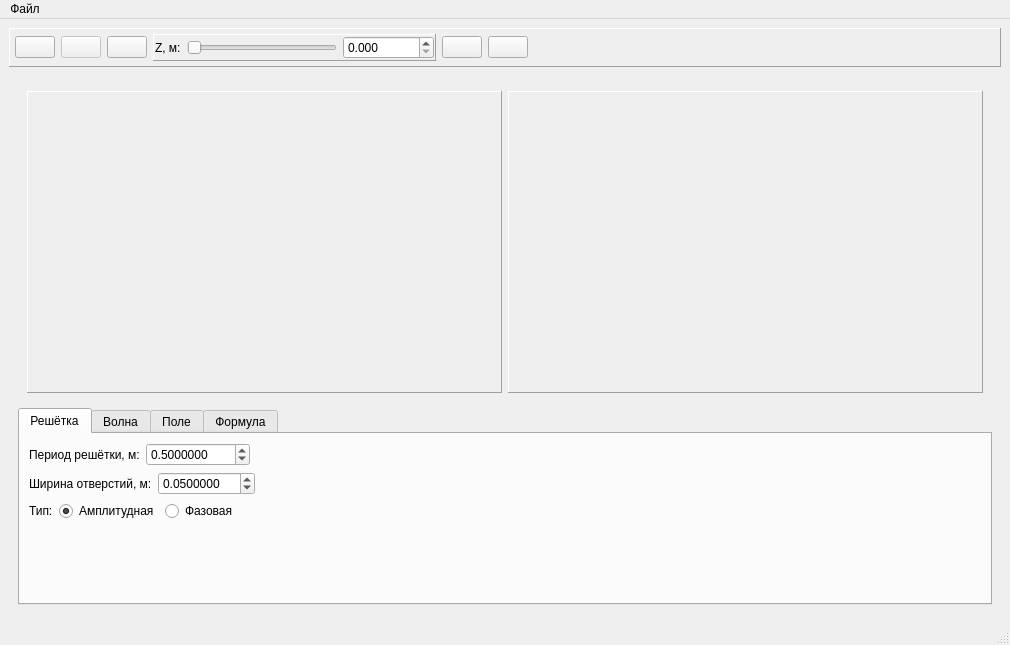
<?xml version="1.0" encoding="UTF-8"?>
<ui version="4.0">
 <class>MainWindowForm</class>
 <widget class="QMainWindow" name="MainWindowForm">
  <property name="geometry">
   <rect>
    <x>0</x>
    <y>0</y>
    <width>1010</width>
    <height>645</height>
   </rect>
  </property>
  <property name="windowTitle">
   <string>Эффект Тальбота</string>
  </property>
  <widget class="QWidget" name="centralwidget">
   <layout class="QVBoxLayout" name="verticalLayout">
    <item>
     <widget class="QFrame" name="viewMenuFrame">
      <property name="frameShape">
       <enum>QFrame::Panel</enum>
      </property>
      <property name="frameShadow">
       <enum>QFrame::Raised</enum>
      </property>
      <layout class="QHBoxLayout" name="viewMenuHL">
       <property name="leftMargin">
        <number>5</number>
       </property>
       <property name="topMargin">
        <number>5</number>
       </property>
       <property name="rightMargin">
        <number>6</number>
       </property>
       <property name="bottomMargin">
        <number>5</number>
       </property>
       <item>
        <widget class="QPushButton" name="playButton">
         <property name="toolTip">
          <string>Включить динамический режим обновления кадра</string>
         </property>
         <property name="text">
          <string/>
         </property>
         <property name="icon">
          <iconset resource="TalbotEffect.qrc">
           <normaloff>:/icons/res/icons/play.png</normaloff>:/icons/res/icons/play.png</iconset>
         </property>
         <property name="shortcut">
          <string>Ctrl+P</string>
         </property>
         <property name="checked">
          <bool>false</bool>
         </property>
        </widget>
       </item>
       <item>
        <widget class="QPushButton" name="stopButton">
         <property name="enabled">
          <bool>false</bool>
         </property>
         <property name="toolTip">
          <string>Остановить динамический режим обновления кадра</string>
         </property>
         <property name="text">
          <string/>
         </property>
         <property name="icon">
          <iconset resource="TalbotEffect.qrc">
           <normaloff>:/icons/res/icons/stop.png</normaloff>:/icons/res/icons/stop.png</iconset>
         </property>
         <property name="shortcut">
          <string>Ctrl+Shift+P</string>
         </property>
         <property name="checked">
          <bool>false</bool>
         </property>
        </widget>
       </item>
       <item>
        <widget class="QPushButton" name="frameButton">
         <property name="toolTip">
          <string>Обновить кадр</string>
         </property>
         <property name="text">
          <string/>
         </property>
         <property name="icon">
          <iconset resource="TalbotEffect.qrc">
           <normaloff>:/icons/res/icons/frame.png</normaloff>:/icons/res/icons/frame.png</iconset>
         </property>
         <property name="shortcut">
          <string>Ctrl+F</string>
         </property>
         <property name="autoRepeat">
          <bool>false</bool>
         </property>
        </widget>
       </item>
       <item>
        <widget class="QFrame" name="cutFrame">
         <property name="toolTip">
          <string>Задать расстояние от решётки для отображения вида спереди </string>
         </property>
         <property name="frameShape">
          <enum>QFrame::Panel</enum>
         </property>
         <property name="frameShadow">
          <enum>QFrame::Raised</enum>
         </property>
         <layout class="QHBoxLayout" name="horizontalLayout">
          <property name="leftMargin">
           <number>1</number>
          </property>
          <property name="topMargin">
           <number>1</number>
          </property>
          <property name="rightMargin">
           <number>1</number>
          </property>
          <property name="bottomMargin">
           <number>1</number>
          </property>
          <item>
           <widget class="QLabel" name="cutLabel">
            <property name="text">
             <string>Z, м:</string>
            </property>
           </widget>
          </item>
          <item>
           <widget class="QSlider" name="cutSlider">
            <property name="sizePolicy">
             <sizepolicy hsizetype="Fixed" vsizetype="Fixed">
              <horstretch>0</horstretch>
              <verstretch>0</verstretch>
             </sizepolicy>
            </property>
            <property name="minimumSize">
             <size>
              <width>150</width>
              <height>0</height>
             </size>
            </property>
            <property name="maximum">
             <number>1000</number>
            </property>
            <property name="orientation">
             <enum>Qt::Horizontal</enum>
            </property>
           </widget>
          </item>
          <item>
           <widget class="QDoubleSpinBox" name="cutDBox">
            <property name="decimals">
             <number>3</number>
            </property>
            <property name="minimum">
             <double>0.000000000000000</double>
            </property>
            <property name="maximum">
             <double>100000000.000000000000000</double>
            </property>
            <property name="singleStep">
             <double>100.000000000000000</double>
            </property>
           </widget>
          </item>
         </layout>
        </widget>
       </item>
       <item>
        <widget class="QPushButton" name="offsetButton">
         <property name="toolTip">
          <string>Задать сдвиг от начала координат</string>
         </property>
         <property name="text">
          <string/>
         </property>
         <property name="icon">
          <iconset resource="TalbotEffect.qrc">
           <normaloff>:/icons/res/icons/offset.png</normaloff>:/icons/res/icons/offset.png</iconset>
         </property>
        </widget>
       </item>
       <item>
        <widget class="QPushButton" name="axisButton">
         <property name="toolTip">
          <string>Задать приближение по осям</string>
         </property>
         <property name="text">
          <string/>
         </property>
         <property name="icon">
          <iconset resource="TalbotEffect.qrc">
           <normaloff>:/icons/res/icons/axis.png</normaloff>:/icons/res/icons/axis.png</iconset>
         </property>
        </widget>
       </item>
       <item>
        <spacer name="horizontalSpacer">
         <property name="orientation">
          <enum>Qt::Horizontal</enum>
         </property>
         <property name="sizeHint" stdset="0">
          <size>
           <width>40</width>
           <height>20</height>
          </size>
         </property>
        </spacer>
       </item>
      </layout>
     </widget>
    </item>
    <item>
     <widget class="QFrame" name="splitterPartFakeSplitter">
      <layout class="QVBoxLayout" name="splitterPartFakeSplitterVL">
       <item>
        <widget class="QFrame" name="viewAreaFakeSplitter">
         <layout class="QHBoxLayout" name="viewAreaFakeSplitterHL">
          <item>
           <widget class="QFrame" name="vViewArea">
            <property name="sizePolicy">
             <sizepolicy hsizetype="Expanding" vsizetype="Expanding">
              <horstretch>0</horstretch>
              <verstretch>0</verstretch>
             </sizepolicy>
            </property>
            <property name="frameShape">
             <enum>QFrame::Panel</enum>
            </property>
            <property name="frameShadow">
             <enum>QFrame::Raised</enum>
            </property>
            <layout class="QHBoxLayout" name="horizontalLayout_2"/>
           </widget>
          </item>
          <item>
           <widget class="QFrame" name="hViewArea">
            <property name="sizePolicy">
             <sizepolicy hsizetype="Expanding" vsizetype="Expanding">
              <horstretch>0</horstretch>
              <verstretch>0</verstretch>
             </sizepolicy>
            </property>
            <property name="frameShape">
             <enum>QFrame::Panel</enum>
            </property>
            <property name="frameShadow">
             <enum>QFrame::Raised</enum>
            </property>
            <layout class="QHBoxLayout" name="horizontalLayout_3"/>
           </widget>
          </item>
         </layout>
        </widget>
       </item>
       <item>
        <widget class="QTabWidget" name="physParsTW">
         <property name="sizePolicy">
          <sizepolicy hsizetype="Expanding" vsizetype="Minimum">
           <horstretch>0</horstretch>
           <verstretch>0</verstretch>
          </sizepolicy>
         </property>
         <property name="currentIndex">
          <number>0</number>
         </property>
         <widget class="QWidget" name="gridTab">
          <property name="layoutDirection">
           <enum>Qt::LeftToRight</enum>
          </property>
          <attribute name="title">
           <string>Решётка</string>
          </attribute>
          <layout class="QVBoxLayout" name="verticalLayout_2">
           <item>
            <layout class="QHBoxLayout" name="countLayout">
             <item>
              <widget class="QLabel" name="dLabel">
               <property name="text">
                <string>Период решётки, м:</string>
               </property>
              </widget>
             </item>
             <item>
              <widget class="QDoubleSpinBox" name="dDBox">
               <property name="decimals">
                <number>7</number>
               </property>
               <property name="maximum">
                <double>1000.000000000000000</double>
               </property>
               <property name="singleStep">
                <double>0.100000000000000</double>
               </property>
               <property name="value">
                <double>0.500000000000000</double>
               </property>
              </widget>
             </item>
             <item>
              <spacer name="horizontalSpacer_2">
               <property name="orientation">
                <enum>Qt::Horizontal</enum>
               </property>
               <property name="sizeHint" stdset="0">
                <size>
                 <width>40</width>
                 <height>20</height>
                </size>
               </property>
              </spacer>
             </item>
            </layout>
           </item>
           <item>
            <layout class="QHBoxLayout" name="widthLayout">
             <item>
              <widget class="QLabel" name="widthLabel">
               <property name="text">
                <string>Ширина отверстий, м:</string>
               </property>
              </widget>
             </item>
             <item>
              <widget class="QDoubleSpinBox" name="widthDBox">
               <property name="decimals">
                <number>7</number>
               </property>
               <property name="maximum">
                <double>100.000000000000000</double>
               </property>
               <property name="singleStep">
                <double>0.010000000000000</double>
               </property>
               <property name="value">
                <double>0.050000000000000</double>
               </property>
              </widget>
             </item>
             <item>
              <spacer name="horizontalSpacer_3">
               <property name="orientation">
                <enum>Qt::Horizontal</enum>
               </property>
               <property name="sizeHint" stdset="0">
                <size>
                 <width>40</width>
                 <height>20</height>
                </size>
               </property>
              </spacer>
             </item>
            </layout>
           </item>
           <item>
            <widget class="QFrame" name="typeFrame">
             <property name="frameShape">
              <enum>QFrame::NoFrame</enum>
             </property>
             <property name="frameShadow">
              <enum>QFrame::Raised</enum>
             </property>
             <layout class="QHBoxLayout" name="horizontalLayout_5">
              <property name="leftMargin">
               <number>0</number>
              </property>
              <property name="topMargin">
               <number>0</number>
              </property>
              <property name="rightMargin">
               <number>0</number>
              </property>
              <property name="bottomMargin">
               <number>0</number>
              </property>
              <item>
               <widget class="QLabel" name="typeLabel">
                <property name="text">
                 <string>Тип:</string>
                </property>
               </widget>
              </item>
              <item>
               <widget class="QRadioButton" name="amplRButton">
                <property name="text">
                 <string>Амплитудная</string>
                </property>
                <property name="checked">
                 <bool>true</bool>
                </property>
               </widget>
              </item>
              <item>
               <widget class="QRadioButton" name="phaseRButton">
                <property name="text">
                 <string>Фазовая</string>
                </property>
               </widget>
              </item>
              <item>
               <spacer name="horizontalSpacer_10">
                <property name="orientation">
                 <enum>Qt::Horizontal</enum>
                </property>
                <property name="sizeHint" stdset="0">
                 <size>
                  <width>40</width>
                  <height>20</height>
                 </size>
                </property>
               </spacer>
              </item>
             </layout>
            </widget>
           </item>
           <item>
            <spacer name="verticalSpacer">
             <property name="orientation">
              <enum>Qt::Vertical</enum>
             </property>
             <property name="sizeHint" stdset="0">
              <size>
               <width>20</width>
               <height>40</height>
              </size>
             </property>
            </spacer>
           </item>
          </layout>
         </widget>
         <widget class="QWidget" name="waveTab">
          <attribute name="title">
           <string>Волна</string>
          </attribute>
          <layout class="QVBoxLayout" name="verticalLayout_4">
           <item>
            <layout class="QHBoxLayout" name="lengthLayout">
             <item>
              <widget class="QLabel" name="lengrhLabel">
               <property name="text">
                <string>Длина волны, м:</string>
               </property>
              </widget>
             </item>
             <item>
              <widget class="QDoubleSpinBox" name="lengthDBox">
               <property name="decimals">
                <number>9</number>
               </property>
               <property name="maximum">
                <double>1000.000000000000000</double>
               </property>
               <property name="singleStep">
                <double>0.000001000000000</double>
               </property>
              </widget>
             </item>
             <item>
              <spacer name="horizontalSpacer_4">
               <property name="orientation">
                <enum>Qt::Horizontal</enum>
               </property>
               <property name="sizeHint" stdset="0">
                <size>
                 <width>40</width>
                 <height>20</height>
                </size>
               </property>
              </spacer>
             </item>
            </layout>
           </item>
           <item>
            <layout class="QHBoxLayout" name="colorLayout">
             <item>
              <widget class="QLabel" name="colorLabel">
               <property name="text">
                <string>Отображаемый цвет:</string>
               </property>
              </widget>
             </item>
             <item>
              <layout class="QVBoxLayout" name="colorPickLayout">
               <item>
                <layout class="QHBoxLayout" name="numLayout">
                 <item>
                  <widget class="QLabel" name="rLabel">
                   <property name="text">
                    <string>R:</string>
                   </property>
                  </widget>
                 </item>
                 <item>
                  <widget class="QSpinBox" name="redBox">
                   <property name="maximum">
                    <number>255</number>
                   </property>
                   <property name="value">
                    <number>255</number>
                   </property>
                  </widget>
                 </item>
                 <item>
                  <widget class="QLabel" name="gLabel">
                   <property name="text">
                    <string>G:</string>
                   </property>
                  </widget>
                 </item>
                 <item>
                  <widget class="QSpinBox" name="greenBox">
                   <property name="maximum">
                    <number>255</number>
                   </property>
                   <property name="value">
                    <number>255</number>
                   </property>
                  </widget>
                 </item>
                 <item>
                  <widget class="QLabel" name="bLabel">
                   <property name="text">
                    <string>B:</string>
                   </property>
                  </widget>
                 </item>
                 <item>
                  <widget class="QSpinBox" name="blueBox">
                   <property name="maximum">
                    <number>255</number>
                   </property>
                   <property name="value">
                    <number>255</number>
                   </property>
                  </widget>
                 </item>
                 <item>
                  <widget class="QFrame" name="colorViewFrame">
                   <property name="minimumSize">
                    <size>
                     <width>30</width>
                     <height>0</height>
                    </size>
                   </property>
                   <property name="toolTip">
                    <string>Итоговый цвет</string>
                   </property>
                   <property name="frameShape">
                    <enum>QFrame::Box</enum>
                   </property>
                   <property name="frameShadow">
                    <enum>QFrame::Raised</enum>
                   </property>
                  </widget>
                 </item>
                </layout>
               </item>
               <item>
                <widget class="QPushButton" name="pickButton">
                 <property name="text">
                  <string>Детальная настройка</string>
                 </property>
                </widget>
               </item>
              </layout>
             </item>
             <item>
              <spacer name="horizontalSpacer_5">
               <property name="orientation">
                <enum>Qt::Horizontal</enum>
               </property>
               <property name="sizeHint" stdset="0">
                <size>
                 <width>40</width>
                 <height>20</height>
                </size>
               </property>
              </spacer>
             </item>
            </layout>
           </item>
           <item>
            <widget class="QFrame" name="cFrame">
             <property name="frameShape">
              <enum>QFrame::NoFrame</enum>
             </property>
             <property name="frameShadow">
              <enum>QFrame::Raised</enum>
             </property>
             <layout class="QHBoxLayout" name="horizontalLayout_6">
              <property name="leftMargin">
               <number>0</number>
              </property>
              <property name="topMargin">
               <number>0</number>
              </property>
              <property name="rightMargin">
               <number>0</number>
              </property>
              <property name="bottomMargin">
               <number>0</number>
              </property>
              <item>
               <widget class="QLabel" name="cLabel">
                <property name="text">
                 <string>Множитель интенсивности света: </string>
                </property>
               </widget>
              </item>
              <item>
               <widget class="QDoubleSpinBox" name="cDBox">
                <property name="decimals">
                 <number>7</number>
                </property>
                <property name="maximum">
                 <double>10.000000000000000</double>
                </property>
                <property name="singleStep">
                 <double>0.001000000000000</double>
                </property>
                <property name="value">
                 <double>0.010000000000000</double>
                </property>
               </widget>
              </item>
              <item>
               <spacer name="horizontalSpacer_11">
                <property name="orientation">
                 <enum>Qt::Horizontal</enum>
                </property>
                <property name="sizeHint" stdset="0">
                 <size>
                  <width>40</width>
                  <height>20</height>
                 </size>
                </property>
               </spacer>
              </item>
             </layout>
            </widget>
           </item>
           <item>
            <spacer name="verticalSpacer_2">
             <property name="orientation">
              <enum>Qt::Vertical</enum>
             </property>
             <property name="sizeHint" stdset="0">
              <size>
               <width>20</width>
               <height>40</height>
              </size>
             </property>
            </spacer>
           </item>
          </layout>
         </widget>
         <widget class="QWidget" name="fieldTab">
          <attribute name="title">
           <string>Поле</string>
          </attribute>
          <layout class="QVBoxLayout" name="verticalLayout_3">
           <item>
            <layout class="QHBoxLayout" name="sizeLayout">
             <item>
              <widget class="QLabel" name="sizeLabel">
               <property name="text">
                <string>Размеры:</string>
               </property>
              </widget>
             </item>
             <item>
              <layout class="QVBoxLayout" name="sizePickLayout">
               <item>
                <layout class="QHBoxLayout" name="xPickLayout">
                 <item>
                  <widget class="QLabel" name="xLabel">
                   <property name="text">
                    <string>Z, м:</string>
                   </property>
                  </widget>
                 </item>
                 <item>
                  <widget class="QDoubleSpinBox" name="xDBox">
                   <property name="decimals">
                    <number>3</number>
                   </property>
                   <property name="maximum">
                    <double>100000000.000000000000000</double>
                   </property>
                   <property name="value">
                    <double>2.000000000000000</double>
                   </property>
                  </widget>
                 </item>
                 <item>
                  <widget class="QCheckBox" name="ztPBox">
                   <property name="text">
                    <string>Zt</string>
                   </property>
                   <property name="checked">
                    <bool>true</bool>
                   </property>
                  </widget>
                 </item>
                 <item>
                  <spacer name="horizontalSpacer_13">
                   <property name="orientation">
                    <enum>Qt::Horizontal</enum>
                   </property>
                   <property name="sizeHint" stdset="0">
                    <size>
                     <width>40</width>
                     <height>20</height>
                    </size>
                   </property>
                  </spacer>
                 </item>
                </layout>
               </item>
               <item>
                <layout class="QHBoxLayout" name="yPickLayout">
                 <item>
                  <widget class="QLabel" name="yLabel">
                   <property name="text">
                    <string>X, м:</string>
                   </property>
                  </widget>
                 </item>
                 <item>
                  <widget class="QDoubleSpinBox" name="nDBox">
                   <property name="decimals">
                    <number>3</number>
                   </property>
                   <property name="maximum">
                    <double>100000000.000000000000000</double>
                   </property>
                   <property name="value">
                    <double>3.000000000000000</double>
                   </property>
                  </widget>
                 </item>
                 <item>
                  <widget class="QCheckBox" name="yCBox">
                   <property name="text">
                    <string>n</string>
                   </property>
                   <property name="checked">
                    <bool>true</bool>
                   </property>
                  </widget>
                 </item>
                 <item>
                  <spacer name="horizontalSpacer_12">
                   <property name="orientation">
                    <enum>Qt::Horizontal</enum>
                   </property>
                   <property name="sizeHint" stdset="0">
                    <size>
                     <width>40</width>
                     <height>20</height>
                    </size>
                   </property>
                  </spacer>
                 </item>
                </layout>
               </item>
              </layout>
             </item>
             <item>
              <spacer name="horizontalSpacer_6">
               <property name="orientation">
                <enum>Qt::Horizontal</enum>
               </property>
               <property name="sizeHint" stdset="0">
                <size>
                 <width>40</width>
                 <height>20</height>
                </size>
               </property>
              </spacer>
             </item>
            </layout>
           </item>
           <item>
            <spacer name="verticalSpacer_3">
             <property name="orientation">
              <enum>Qt::Vertical</enum>
             </property>
             <property name="sizeHint" stdset="0">
              <size>
               <width>20</width>
               <height>40</height>
              </size>
             </property>
            </spacer>
           </item>
          </layout>
         </widget>
         <widget class="QWidget" name="formTab">
          <attribute name="title">
           <string>Формула</string>
          </attribute>
          <layout class="QVBoxLayout" name="verticalLayout_5">
           <item>
            <layout class="QHBoxLayout" name="precisionLayout">
             <item>
              <widget class="QLabel" name="precisionLabel">
               <property name="text">
                <string>Детализация:</string>
               </property>
              </widget>
             </item>
             <item>
              <widget class="QSpinBox" name="precisionBox">
               <property name="maximum">
                <number>1000</number>
               </property>
               <property name="value">
                <number>50</number>
               </property>
              </widget>
             </item>
             <item>
              <spacer name="horizontalSpacer_8">
               <property name="orientation">
                <enum>Qt::Horizontal</enum>
               </property>
               <property name="sizeHint" stdset="0">
                <size>
                 <width>40</width>
                 <height>20</height>
                </size>
               </property>
              </spacer>
             </item>
            </layout>
           </item>
           <item>
            <layout class="QHBoxLayout" name="phiLayout">
             <item>
              <widget class="QLabel" name="phiLabel">
               <property name="text">
                <string>Фазовый шаг, пи:</string>
               </property>
              </widget>
             </item>
             <item>
              <widget class="QDoubleSpinBox" name="phiDBox">
               <property name="decimals">
                <number>7</number>
               </property>
               <property name="maximum">
                <double>100.000000000000000</double>
               </property>
               <property name="singleStep">
                <double>0.100000000000000</double>
               </property>
               <property name="value">
                <double>0.100000000000000</double>
               </property>
              </widget>
             </item>
             <item>
              <spacer name="horizontalSpacer_9">
               <property name="orientation">
                <enum>Qt::Horizontal</enum>
               </property>
               <property name="sizeHint" stdset="0">
                <size>
                 <width>40</width>
                 <height>20</height>
                </size>
               </property>
              </spacer>
             </item>
            </layout>
           </item>
           <item>
            <spacer name="verticalSpacer_4">
             <property name="orientation">
              <enum>Qt::Vertical</enum>
             </property>
             <property name="sizeHint" stdset="0">
              <size>
               <width>20</width>
               <height>40</height>
              </size>
             </property>
            </spacer>
           </item>
          </layout>
         </widget>
        </widget>
       </item>
      </layout>
     </widget>
    </item>
   </layout>
  </widget>
  <widget class="QMenuBar" name="menubar">
   <property name="geometry">
    <rect>
     <x>0</x>
     <y>0</y>
     <width>1010</width>
     <height>25</height>
    </rect>
   </property>
   <widget class="QMenu" name="fileMenu">
    <property name="title">
     <string>Файл</string>
    </property>
    <addaction name="saveAct"/>
    <addaction name="saveAsAct"/>
    <addaction name="openAct"/>
   </widget>
   <addaction name="fileMenu"/>
  </widget>
  <widget class="QStatusBar" name="statusbar"/>
  <action name="saveAct">
   <property name="text">
    <string>Сохранить</string>
   </property>
   <property name="shortcut">
    <string>Ctrl+S</string>
   </property>
  </action>
  <action name="saveAsAct">
   <property name="text">
    <string>Сохранить как</string>
   </property>
   <property name="shortcut">
    <string>Ctrl+Shift+S</string>
   </property>
  </action>
  <action name="openAct">
   <property name="text">
    <string>Открыть</string>
   </property>
   <property name="shortcut">
    <string>Ctrl+O</string>
   </property>
  </action>
 </widget>
 <resources>
  <include location="TalbotEffect.qrc"/>
 </resources>
 <connections/>
</ui>
